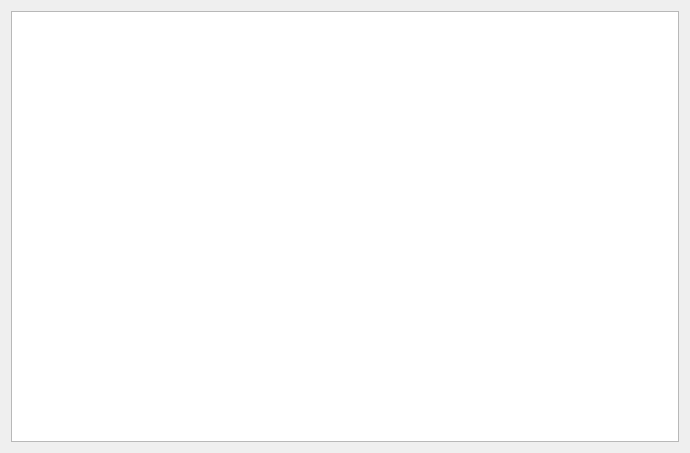
<?xml version="1.0" encoding="UTF-8"?>
<ui version="4.0">
 <class>Dialog</class>
 <widget class="QDialog" name="Dialog">
  <property name="geometry">
   <rect>
    <x>0</x>
    <y>0</y>
    <width>690</width>
    <height>453</height>
   </rect>
  </property>
  <property name="windowTitle">
   <string>Dialog</string>
  </property>
  <layout class="QHBoxLayout" name="horizontalLayout">
   <item>
    <widget class="QTableView" name="tableView"/>
   </item>
  </layout>
 </widget>
 <layoutdefault spacing="6" margin="11"/>
 <resources/>
 <connections/>
</ui>
